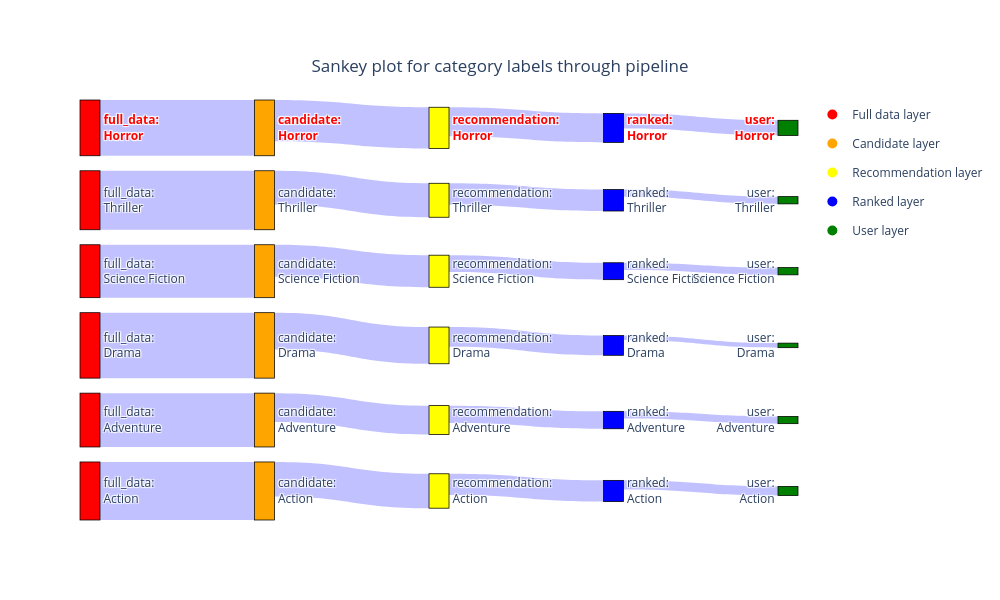

Here is the notebook cell this chart was saved with:
### Markdown cell above
Then again, we check the difference in the sankey plot when we add some bias to the query

### Code cell
# Single query pipeline test
add_bias_df,_ = recommendation_doc_id_pipeline(
    movie_metadata,
    vectorstore,
    reranker,
    test_query,
    embedding_model=embedding_model,
    add_biases = [("Horror, Animation and War",1.5)],
    toy_dataset=True,
    features = ['genres'],
    pos_rank_bias = "Horror, Animation and War",
    include_fulldata = True
)
add_bias_df = keep_n_labels(add_bias_df,'genres',True,10)

# Plot the sankey plot
sankey_plot(add_bias_df,'genres',"Sankey plot for category labels through pipeline",True,['Horror','Animation','War'])

### Figure 1 — Plotly figure (JSON) as saved in the notebook; plotly's stock layout.template omitted (floating-point values rounded to 4 significant figures)
{"data": [{"link": {"color": "rgba(100, 100, 255, 0.4)", "customdata": [4671, 519, 80, 9, 7619, 171, 25, 2, 3044, 128, 12, 2, 20244, 260, 19, 1, 3490, 78, 13, 2, 6592, 183, 24, 3], "hovertemplate": "label count: %{customdata}<extra></extra>", "source": [4, 8, 12, 18, 3, 7, 13, 19, 5, 9, 15, 20, 1, 6, 14, 21, 0, 11, 16, 22, 2, 10, 17, 23], "target": [8, 12, 18, 24, 7, 13, 19, 25, 9, 15, 20, 26, 6, 14, 21, 27, 11, 16, 22, 28, 10, 17, 23, 29], "value": [8.449, 6.254, 4.394, 2.303, 8.939, 5.147, 3.258, 1.099, 8.021, 4.86, 2.565, 1.099, 9.916, 5.565, 2.996, 0.6931, 8.158, 4.369, 2.639, 1.099, 8.794, 5.215, 3.219, 1.386]}, "node": {"color": ["red", "red", "red", "red", "red", "red", "orange", "orange", "orange", "orange", "orange", "orange", "yellow", "yellow", "yellow", "yellow", "yellow", "yellow", "blue", "blue", "blue", "blue", "blue", "blue", "green", "green", "green", "green", "green", "green"], "customdata": ["full_data", "full_data", "full_data", "full_data", "full_data", "full_data", "candidate", "candidate", "candidate", "candidate", "candidate", "candidate", "recommendation", "recommendation", "recommendation", "recommendation", "recommendation", "recommendation", "ranked", "ranked", "ranked", "ranked", "ranked", "ranked", "user", "user", "user", "user", "user", "user"], "hovertemplate": "Layer: %{customdata}<extra></extra>", "label": ["full_data:<br>Adventure", "full_data:<br>Drama", "full_data:<br>Action", "full_data:<br>Thriller", "<b><span style='color: red;'>full_data:<br>Horror</span></b>", "full_data:<br>Science Fiction", "candidate:<br>Drama", "candidate:<br>Thriller", "<b><span style='color: red;'>candidate:<br>Horror</span></b>", "candidate:<br>Science Fiction", "candidate:<br>Action", "candidate:<br>Adventure", "<b><span style='color: red;'>recommendation:<br>Horror</span></b>", "recommendation:<br>Thriller", "recommendation:<br>Drama", "recommendation:<br>Science Fiction", "recommendation:<br>Adventure", "recommendation:<br>Action", "<b><span style='color: red;'>ranked:<br>Horror</span></b>", "ranked:<br>Thriller", "ranked:<br>Science Fiction", "ranked:<br>Drama", "ranked:<br>Adventure", "ranked:<br>Action", "<b><span style='color: red;'>user:<br>Horror</span></b>", "user:<br>Thriller", "user:<br>Science Fiction", "user:<br>Drama", "user:<br>Adventure", "user:<br>Action"], "line": {"color": "black", "width": 0.75}, "pad": 15, "thickness": 20}, "type": "sankey"}, {"legendgroup": "Full data layer", "marker": {"color": "red", "size": 10}, "mode": "markers", "name": "Full data layer", "showlegend": true, "type": "scatter", "x": [null], "y": [null]}, {"legendgroup": "Candidate layer", "marker": {"color": "orange", "size": 10}, "mode": "markers", "name": "Candidate layer", "showlegend": true, "type": "scatter", "x": [null], "y": [null]}, {"legendgroup": "Recommendation layer", "marker": {"color": "yellow", "size": 10}, "mode": "markers", "name": "Recommendation layer", "showlegend": true, "type": "scatter", "x": [null], "y": [null]}, {"legendgroup": "Ranked layer", "marker": {"color": "blue", "size": 10}, "mode": "markers", "name": "Ranked layer", "showlegend": true, "type": "scatter", "x": [null], "y": [null]}, {"legendgroup": "User layer", "marker": {"color": "green", "size": 10}, "mode": "markers", "name": "User layer", "showlegend": true, "type": "scatter", "x": [null], "y": [null]}], "layout": {"height": 600, "plot_bgcolor": "rgba(0,0,0,0)", "title": {"text": "Sankey plot for category labels through pipeline", "x": 0.5, "xanchor": "center", "y": 0.9, "yanchor": "top"}, "width": 1000, "xaxis": {"showgrid": false, "showticklabels": false, "visible": false, "zeroline": false}, "yaxis": {"showgrid": false, "showticklabels": false, "visible": false, "zeroline": false}}}
